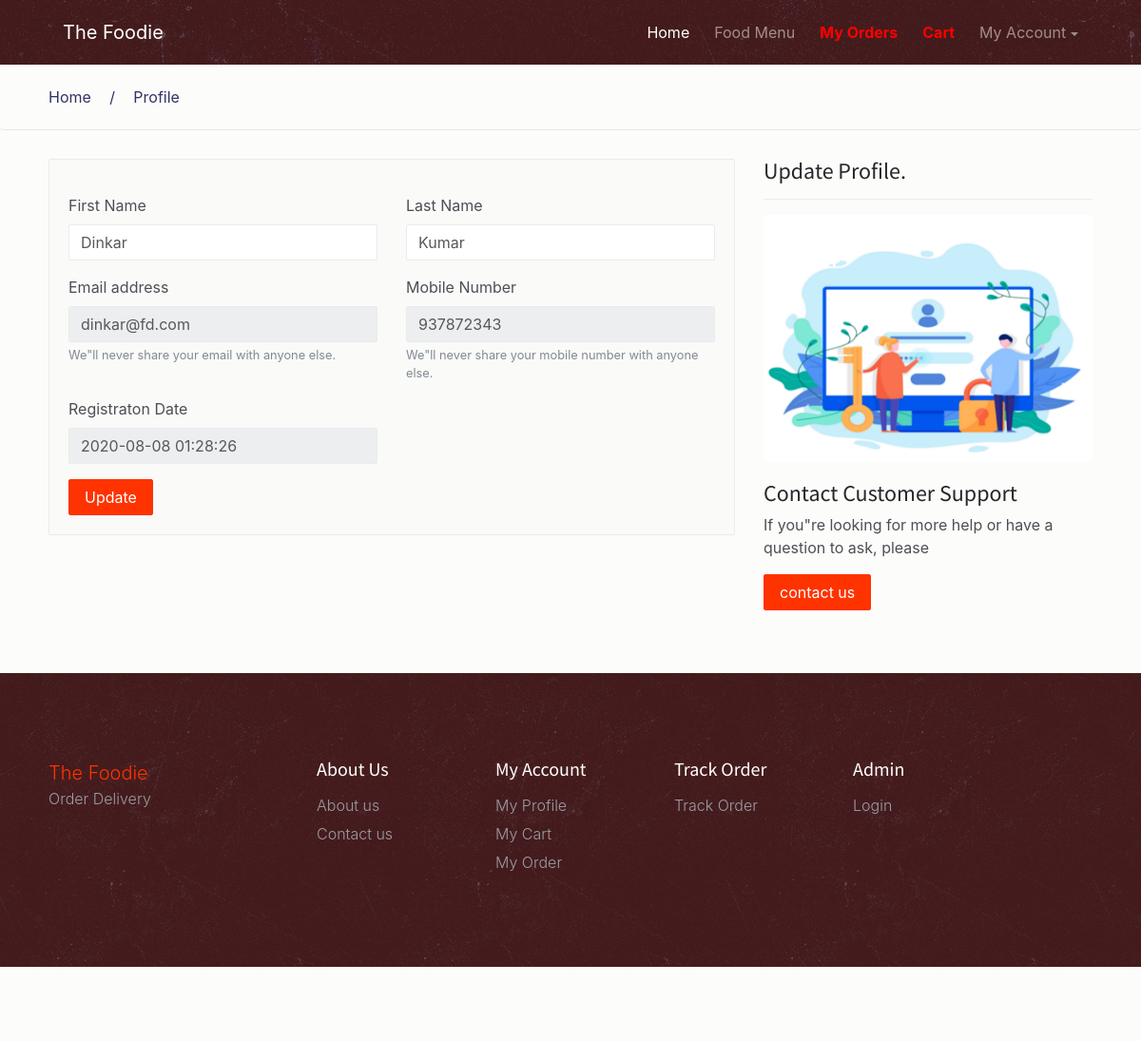
The app's page /fos/profile.php (signed in) with its own data.
### tables this page shows
CREATE TABLE `tbluser` (
  `ID` int(10) NOT NULL,
  `FirstName` varchar(45) DEFAULT NULL,
  `LastName` varchar(50) DEFAULT NULL,
  `Email` varchar(120) DEFAULT NULL,
  `MobileNumber` bigint(11) DEFAULT NULL,
  `Password` varchar(120) DEFAULT NULL,
  `RegDate` timestamp NOT NULL DEFAULT current_timestamp()
);

### fos/profile.php (the view, shortened to what this page needs)
<?php
include('includes/dbconnection.php');
if (strlen($_SESSION['fosuid']==0)) {
  header('location:logout.php');
  } else{
 ?>
<!DOCTYPE html>
<html lang="en">
<head>
    <link href="css/bootstrap.min.css" rel="stylesheet">
    <link href="css/font-awesome.min.css" rel="stylesheet">
    <link href="css/animsition.min.css" rel="stylesheet">
    <link href="css/animate.css" rel="stylesheet">
    <link href="css/style.css" rel="stylesheet"> </head>
<body>
     <div class="site-wrapper animsition" data-animsition-in="fade-in" data-animsition-out="fade-out">
         <header id="header" class="header-scroll top-header headrom">
            <?php include('includes/header.php');?>
         </header>
         <div class="page-wrapper">
            <div class="breadcrumb">
               <div class="container">
                  <ul>
                     <li><a href="index.php" class="active">Home</a></li>
                     <li>Profile</li>
                  </ul>
               </div>
            </div>
            <section class="contact-page inner-page">
               <div class="container">
                  <div class="row">
                     <div class="col-md-8">
                        <div class="widget">
                           <div class="widget-body">
                              <form action="" name="submit" method="post">
                                <?php
$pid=$_SESSION['fosuid'];
$ret=mysqli_query($con,"select * from tbluser where ID='$pid'");
while ($row=mysqli_fetch_array($ret)) {
?>
                                 <div class="row">
                                    <div class="form-group col-sm-6">
                                       <label for="exampleInputEmail1">First Name</label>
                                       <input class="form-control" type="text" value="<?php  echo $row['FirstName'];?>" id="firstname" name="firstname" required="true">
                                    </div>
                                    <div class="form-group col-sm-6">
                                       <label for="exampleInputEmail1">Last Name</label>
                                       <input class="form-control" type="text" value="<?php  echo $row['LastName'];?>" id="lastname" name="lastname" required="true">
                                    </div>
                                    <div class="form-group col-sm-6">
                                       <label for="exampleInputEmail1">Email address</label>
                                       <input type="email" class="form-control" id="email" aria-describedby="emailHelp" placeholder="Enter email" name="email" value="<?php  echo $row['Email'];?>" required="true" readonly='true'> <small id="emailHelp" class="form-text text-muted">We"ll never share your email with anyone else.</small>
                                    </div>
                                    <div class="form-group col-sm-6">
                                       <label for="exampleInputEmail1">Mobile Number</label>
                                       <input class="form-control" type="text" id="mobilenumber" name="mobilenumber" value="<?php  echo $row['MobileNumber'];?>" readonly="true"> <small class="form-text text-muted">We"ll never share your mobile number with anyone else.</small>
                                    </div>
                                    <div class="form-group col-sm-6">
                                       <label for="exampleInputEmail1">Registraton Date</label>
                                       <input class="form-control" type="text" id="regdate" name="regdate" value="<?php  echo $row['RegDate'];?>" readonly="true">
                                    </div>
                                                                     </div>
                                                                   <?php } ?>
                                 <div class="row">
                                    <div class="col-sm-4">
                                      <button type="submit" name="submit" class="btn theme-btn"><i class="ft-user"></i>Update</button>
                                    </div>
                                 </div>
                              </form>
                           </div>
                        </div>
                     </div>
                     <div class="col-md-4">
                        <h4>Update Profile.</h4>
                        <hr>
                        <img src="images/profile.png" alt="" class="img-fluid">
                        <h4 class="m-t-20">Contact Customer Support</h4>
                        <p> If you"re looking for more help or have a question to ask, please </p>
                        <p> <a href="contact.php" class="btn theme-btn m-t-15">contact us</a> </p>
                     </div>
                  </div>
               </div>
            </section>
           <?php include('includes/footer.php');?>
         </div>
      </div>
</body>
</html>
<?php  } ?>

### fos/css/style.css (style rules this page uses)
body { background: rgba(252, 251, 249, 0.68); font-size: 16px; color: #4d4f56; font-weight: 400; overflow-x: hidden; }
.h1, .h2, .h3, .h4, .h5, .h6, h1, h2, h3, h4, h5, h6 { font-family: "Source Sans Pro", sans-serif; color: #25282b; }
a { color: #f30; }
ul { list-style-type: none; padding: 0; }
hr { margin-top: 1rem; margin-bottom: 1rem; border: 0; border-top: 1px solid #eaebeb; }
.container { max-width: 1270px; width: 94%; }
.page-wrapper { padding-top: 68px; }
.inner-page { margin-top: 30px; margin-bottom: 50px }
.form-control { border: 1px solid #eaebeb; border-radius: 2px; }
.form-control-lg, .dropdown-menu, .btn, .btn-group-lg>.btn, .btn-lg, .img-rounded { border-radius: 2px }
.btn { transition: all .4s; }
.theme-btn { background-color: #f30; border-color: #f30; color: #fff }
.theme-btn-dash:hover, .theme-btn, .theme-btn.btn-lg:hover, .btn-secondary:hover { background-color: #f30; color: #fff; border: 1px solid #f30 }
.m-t-20 { margin-top: 20px }
#header { position: fixed; width: 100%; border: 0; z-index: 99; }
.breadcrumb { background: transparent; padding: 22px 0; border-bottom: 1px solid #e6e6e6; }
.breadcrumb ul li { display: inline-block; margin-right: 40px; position: relative; }
.breadcrumb ul li:before { position: absolute; left: -25px; top: 0; content: "/"; }
.breadcrumb ul li:first-child:before { content: none; }
.breadcrumb ul li a, .breadcrumb ul li { color: #333366; }
.breadcrumb ul, .breadcrumb { margin-bottom: 0; }
.widget { border: 1px solid #eaebeb; background: #fafaf8; border-radius: 3px; margin-bottom: 20px; }
.menu-widget, .widget { border: 1px solid #eaebeb; background: #fafaf8; border-radius: 2px; position: relative; }
.widget-body { padding: 20px; }

### records on screen
tbluser: firstname "Dinkar", lastname "Kumar", email "dinkar@fd.com", mobilenumber "937872343", regdate "2020-08-08 01:28:26"
